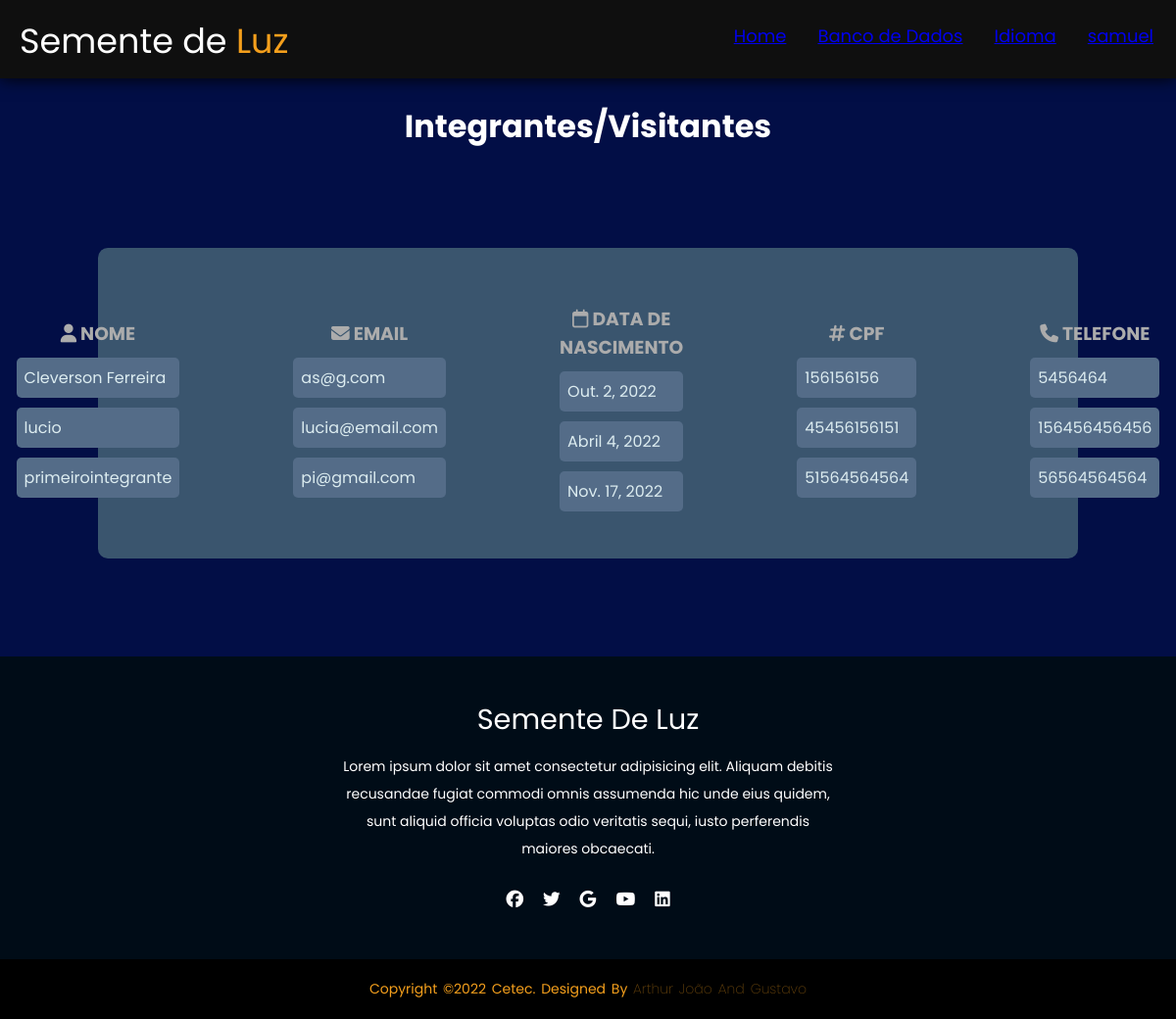
Page /estoque/verintegrante/ (signed in) on the committed database.
### estoque/models.py (models this page shows, shortened)
class Integrante(models.Model):
    nome=models.CharField(max_length = 100, null=True)
    email=models.EmailField(null=True)
    telefone = models.CharField(max_length = 12, null=True)
    dt_ingresso=models.DateField(null=True)
    dt_nasct=models.DateField(null=True)
    cpf = models.CharField(max_length = 11, null=True)

### estoque/views.py (the view)
class VerIntegranteView(ListView):
    model= Integrante
    template_name = 'ver_visitantes.html'

### estoque/templates/ver_visitantes.html (shortened to what this page needs)
{% load static %}
<!DOCTYPE html>
<html lang="en">
<head>
    <link rel="stylesheet" type="text/css" href='{% static "/css/ver.css" %}'>
</head>
<body>
    <header>
        <div class="logo">
            Semente de <span>Luz</span></div>
            <ul>
                <li><a href="{%url 'home' %}">Home</li></a>
                <li><a href="/estoque/escolha">Banco de Dados</li></a>
                <li><a href="/estoque/language/"> Idioma</li></a>
                <li>
                    <a href="/estoque/perfil">{{request.user}}</a>
                </li>
            </ul>
    </header>
    <br>
    <h1>Integrantes/Visitantes</h1>
    <div class="card">
        <div class="card2">
            <div class="textfield">
                <h3><i class="fa-solid fa-user"></i> Nome </h3>
                    {% for Integrante in object_list %}
                        <p class="text">{{Integrante.nome}}</p>
                    {% endfor %}
            </div>
        </div>
        <div class="card2">
            <div class="textfield">
                <h3><i class="fa-solid fa-envelope"></i> Email </h3>
                {% for Integrante in object_list %}
                <p class="text">{{Integrante.email}}</p>
            {% endfor %}
            </div>
        </div>
        <div class="card2">
            <div class="textfield">
                    <h3><i class="fa-regular fa-calendar"></i> Data de Nascimento </h3>
                    {% for Integrante in object_list %}
                    <p class="text">{{Integrante.dt_nasct}}</p>
                {% endfor %}
            </div>
        </div>
        <div class="card2">
            <div class="textfield">
                    <h3><i class="fa-solid fa-hashtag"></i> CPF </h3>
                    {% for Integrante in object_list %}
                    <p class="text">{{Integrante.cpf}}</p>
                {% endfor %}
            </div>
        </div>
        <div class="card2">
            <div class="textfield">
                <h3><i class="fa-solid fa-phone"></i> Telefone </h3>
                    {% for Funcionario in object_list %}
                        <p class="text">{{Funcionario.telefone}}</p>
                    {% endfor %}
            </div>
        </div>
    </div>
    <footer>
        <div class="footer-content">
            <h3>Semente de Luz</h3>
            <p>Lorem ipsum dolor sit amet consectetur adipisicing elit. Aliquam debitis recusandae fugiat commodi omnis assumenda hic unde eius quidem, sunt aliquid officia voluptas odio veritatis sequi, iusto perferendis maiores obcaecati.</p>
            <ul class="socials">
                <li><a href="#"><i class="fa-brands fa-facebook"></i></a></li>
                <li><a href="#"><i class="fa-brands fa-twitter"></i></a></li>
                <li><a href="#"><i class="fa-brands fa-google"></i></a></li>
                <li><a href="#"><i class="fa-brands fa-youtube"></i></a></li>
                <li><a href="#"><i class="fa-brands fa-linkedin"></i></a></li>
            </ul>
        </div>
        <div class="footer-bottom">
            <p>copyright &copy;2022 Cetec. designed by <span>Arthur João and Gustavo</span></p>
        </div>
    </footer>
</body>
</html>

### estoque/static/css/ver.css (style rules this page uses)
* { margin: 0; padding: 0; font-family: 'Poppins', sans-serif; }
body { background-color: #020e46; }
.logo { color: #ffffff; margin-top: 15px; margin-left: 20px; font-size: 35px; }
.logo > span { color: #F49F1C; }
header { height: 10vh; display: flex; justify-content: space-between ; background-color: #0f0f0f; box-shadow: 0 0 1rem black; }
header > ul { display: flex; margin: 23px; font-size: 18px; }
header > ul > li { color: #F49F1C; list-style-type: none; cursor: pointer; padding-left: 2rem; }
h1 { text-align: center; color: white; }
.card { background-color: #3a556e; border-radius: 10px; width: 80%; padding: 20px; margin: auto; margin-bottom: 100px; margin-top: 100px; display: flex; flex-direction: row; justify-content: center; align-items: center; }
.textfield { color:#fff; margin-top: 10px; padding: 8px; margin-left: 30px; margin-right: 30px; }
.textfield > h3 { text-align: center; text-transform: uppercase; color:rgb(172, 172, 172); }
.card2 { margin: 20px; }
.text { margin-top: 10px; border: none; border-radius: 5px; padding: 8px; background: #546c88; color: #f0ffffde; font-size: 12pt; outline: none; box-sizing: border-box; }
footer { background-color: #000c17; height: auto; padding-top: 40px; color: #fff; }
.footer-content { display: flex; align-items: center; justify-content: center; flex-direction: column; text-align: center; }
.footer-content h3 { font-size: 1.8rem; font-weight: 400; text-transform: capitalize; line-height: 3rem; }
.footer-content p { max-width: 500px; margin: 10px auto; line-height: 28px; font-size: 14px; }
.socials { list-style: none; display: flex; align-items: center; justify-content: center; margin: 1rem 0 3rem 0; }
.socials li { margin: 0 10px; }
.socials a { text-decoration: none; color: rgb(255, 255, 255); }
.socials a i { font-size: 1.1rem; transition: color .4s ease; }
.footer-bottom { background: black; padding: 20px 0; text-align: center; }
.footer-bottom p { font-size: 14px; word-spacing: 2px; text-transform: capitalize; color: #F49F1C; }
.footer-bottom span { opacity: .4; font-weight: 200; }

### rows in the picture
Integrante: nome "Cleverson Ferreira", email "as@g.com", dt_nasct "Out. 2, 2022", cpf "156156156", telefone "5456464"
Integrante: nome "lucio", email "lucia@email.com", dt_nasct "Abril 4, 2022", cpf "45456156151", telefone "156456456456"
Integrante: nome "primeirointegrante", email "pi@gmail.com", dt_nasct "Nov. 17, 2022", cpf "51564564564", telefone "56564564564"
